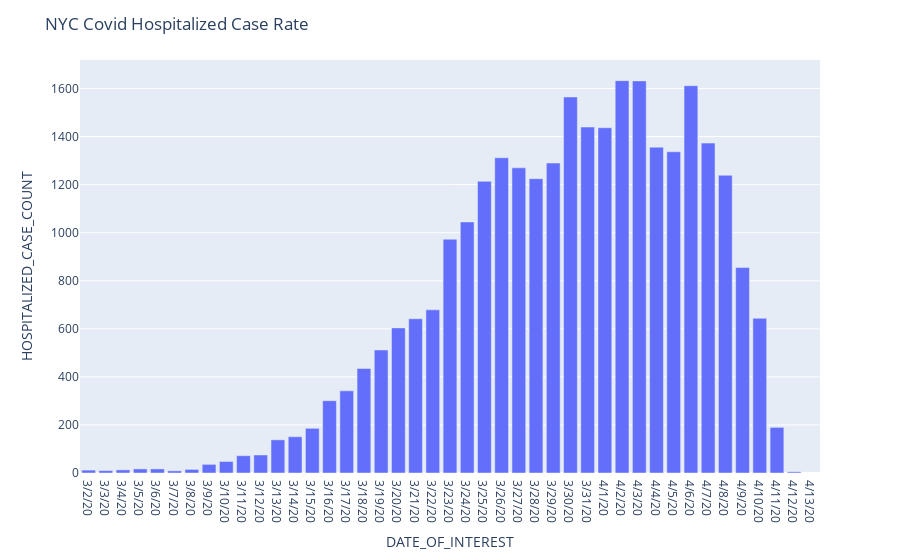

Source (notebook cell):
### Code cell
plot_rate(mod_chd,"DATE_OF_INTEREST","HOSPITALIZED_CASE_COUNT", "NYC Covid Hospitalized Case Rate")

### Figure 1 — Plotly figure (JSON) as saved in the notebook; plotly's stock layout.template omitted (floating-point values rounded to 4 significant figures)
{"data": [{"alignmentgroup": "True", "hovertemplate": "DATE_OF_INTEREST=%{x}<br>HOSPITALIZED_CASE_COUNT=%{y}<extra></extra>", "legendgroup": "", "marker": {"color": "#636efa"}, "name": "", "offsetgroup": "", "orientation": "v", "showlegend": false, "textposition": "auto", "type": "bar", "x": ["3/2/20", "3/3/20", "3/4/20", "3/5/20", "3/6/20", "3/7/20", "3/8/20", "3/9/20", "3/10/20", "3/11/20", "3/12/20", "3/13/20", "3/14/20", "3/15/20", "3/16/20", "3/17/20", "3/18/20", "3/19/20", "3/20/20", "3/21/20", "3/22/20", "3/23/20", "3/24/20", "3/25/20", "3/26/20", "3/27/20", "3/28/20", "3/29/20", "3/30/20", "3/31/20", "4/1/20", "4/2/20", "4/3/20", "4/4/20", "4/5/20", "4/6/20", "4/7/20", "4/8/20", "4/9/20", "4/10/20", "4/11/20", "4/12/20", "4/13/20"], "xaxis": "x", "y": [12, 10, 13, 17, 17, 9, 15, 36, 48, 72, 75, 138, 151, 186, 301, 342, 435, 512, 604, 642, 679, 973, 1045, 1214, 1312, 1270, 1225, 1290, 1565, 1440, 1437, 1633, 1632, 1356, 1337, 1612, 1373, 1239, 855, 644, 190, 5, null], "yaxis": "y"}], "layout": {"barmode": "relative", "legend": {"tracegroupgap": 0}, "margin": {"t": 60}, "title": {"text": "NYC Covid Hospitalized Case Rate"}, "xaxis": {"anchor": "y", "domain": [0, 1], "title": {"text": "DATE_OF_INTEREST"}}, "yaxis": {"anchor": "x", "domain": [0, 1], "title": {"text": "HOSPITALIZED_CASE_COUNT"}}}}
